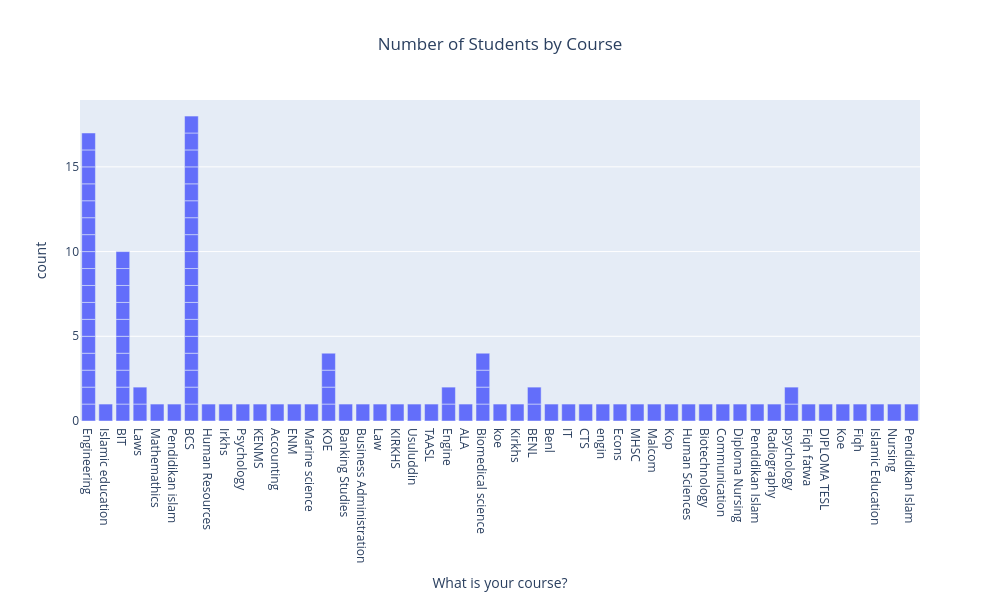

The notebook cell saved with this chart:
### Code cell
fig2 = px.bar(
    df,
    x='What is your course?',
    title='Number of Students by Course'
)

fig2.update_layout(
    width=1000,
    height=600,
    title_x=0.5
)

fig2.show()

### Figure 1 — Plotly figure (JSON) as saved in the notebook; plotly's stock layout.template omitted (floating-point values rounded to 4 significant figures)
{"data": [{"hovertemplate": "What is your course?=%{x}<br>count=%{y}<extra></extra>", "legendgroup": "", "marker": {"color": "#636efa", "pattern": {"shape": ""}}, "name": "", "orientation": "v", "showlegend": false, "textposition": "auto", "type": "bar", "x": ["Engineering", "Islamic education", "BIT", "Laws", "Mathemathics", "Engineering", "Pendidikan islam", "BCS", "Human Resources", "Irkhs", "Psychology", "Engineering", "BCS", "Engineering", "KENMS", "BCS", "Accounting ", "ENM", "BIT", "Marine science", "Engineering", "KOE", "BCS", "Engineering", "BCS", "Banking Studies", "Engineering", "Engineering", "BIT", "BCS", "Business Administration", "BCS", "BCS", "BCS", "BIT", "Engineering", "Law", "BIT", "KIRKHS", "Engineering", "BIT", "Engineering", "Usuluddin ", "BIT", "TAASL", "BCS", "Engineering", "Engine", "BCS", "BCS", "ALA", "BCS", "Biomedical science", "koe", "BCS", "BCS", "Kirkhs", "BENL", "BCS", "Benl", "IT", "BCS", "CTS", "engin", "Engine", "Econs", "KOE", "MHSC", "Malcom", "Kop", "Biomedical science", "Laws", "BIT", "Biomedical science", "BIT", "KOE", "Engineering", "Human Sciences ", "Biotechnology", "Engineering", "Communication ", "Diploma Nursing", "Engineering", "Pendidikan Islam ", "Radiography", "psychology", "Fiqh fatwa ", "psychology", "BIT", "Engineering", "DIPLOMA TESL", "Koe", "KOE", "BENL", "Fiqh", "Islamic Education", "BCS", "Engineering", "Nursing ", "Pendidikan Islam", "Biomedical science"], "xaxis": "x", "y": [1, 1, 1, 1, 1, 1, 1, 1, 1, 1, 1, 1, 1, 1, 1, 1, 1, 1, 1, 1, 1, 1, 1, 1, 1, 1, 1, 1, 1, 1, 1, 1, 1, 1, 1, 1, 1, 1, 1, 1, 1, 1, 1, 1, 1, 1, 1, 1, 1, 1, 1, 1, 1, 1, 1, 1, 1, 1, 1, 1, 1, 1, 1, 1, 1, 1, 1, 1, 1, 1, 1, 1, 1, 1, 1, 1, 1, 1, 1, 1, 1, 1, 1, 1, 1, 1, 1, 1, 1, 1, 1, 1, 1, 1, 1, 1, 1, 1, 1, 1, 1], "yaxis": "y"}], "layout": {"barmode": "relative", "height": 600, "legend": {"tracegroupgap": 0}, "title": {"text": "Number of Students by Course", "x": 0.5}, "width": 1000, "xaxis": {"anchor": "y", "domain": [0, 1], "title": {"text": "What is your course?"}}, "yaxis": {"anchor": "x", "domain": [0, 1], "title": {"text": "count"}}}}
